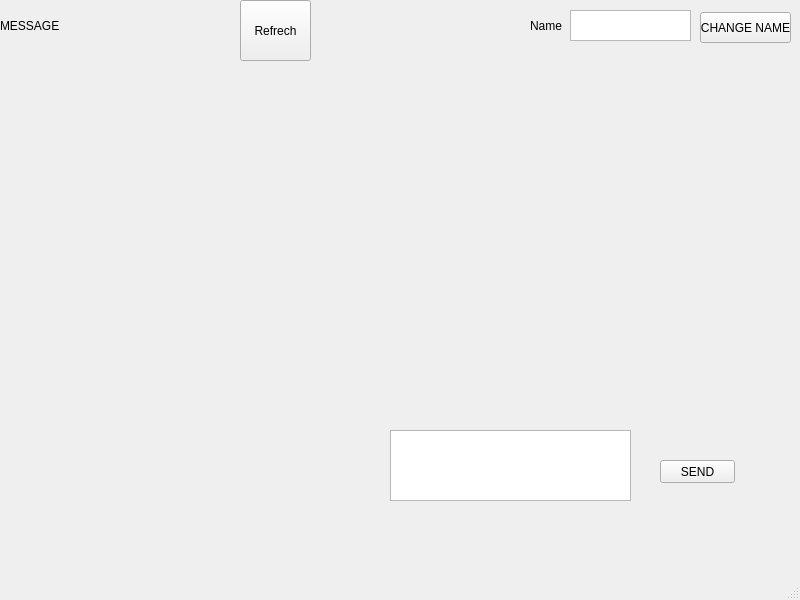
<?xml version="1.0" encoding="UTF-8"?>
<ui version="4.0">
 <class>Client</class>
 <widget class="QMainWindow" name="Client">
  <property name="geometry">
   <rect>
    <x>0</x>
    <y>0</y>
    <width>800</width>
    <height>600</height>
   </rect>
  </property>
  <property name="windowTitle">
   <string>Client</string>
  </property>
  <widget class="QWidget" name="centralwidget">
   <widget class="QPushButton" name="pushButton">
    <property name="geometry">
     <rect>
      <x>660</x>
      <y>460</y>
      <width>75</width>
      <height>23</height>
     </rect>
    </property>
    <property name="text">
     <string>SEND</string>
    </property>
   </widget>
   <widget class="QTextEdit" name="textEdit">
    <property name="geometry">
     <rect>
      <x>390</x>
      <y>430</y>
      <width>241</width>
      <height>71</height>
     </rect>
    </property>
   </widget>
   <widget class="QLabel" name="label_message">
    <property name="geometry">
     <rect>
      <x>0</x>
      <y>20</y>
      <width>191</width>
      <height>121</height>
     </rect>
    </property>
    <property name="text">
     <string/>
    </property>
   </widget>
   <widget class="QLabel" name="label_dernier">
    <property name="geometry">
     <rect>
      <x>0</x>
      <y>140</y>
      <width>191</width>
      <height>121</height>
     </rect>
    </property>
    <property name="text">
     <string/>
    </property>
   </widget>
   <widget class="QPushButton" name="pushButton_2">
    <property name="geometry">
     <rect>
      <x>240</x>
      <y>0</y>
      <width>71</width>
      <height>61</height>
     </rect>
    </property>
    <property name="text">
     <string>Refrech</string>
    </property>
   </widget>
   <widget class="QTextEdit" name="textEdit_2">
    <property name="geometry">
     <rect>
      <x>570</x>
      <y>10</y>
      <width>121</width>
      <height>31</height>
     </rect>
    </property>
   </widget>
   <widget class="QPushButton" name="pushButton_3">
    <property name="geometry">
     <rect>
      <x>700</x>
      <y>12</y>
      <width>91</width>
      <height>31</height>
     </rect>
    </property>
    <property name="text">
     <string>CHANGE NAME</string>
    </property>
   </widget>
   <widget class="QLabel" name="label">
    <property name="geometry">
     <rect>
      <x>530</x>
      <y>10</y>
      <width>71</width>
      <height>31</height>
     </rect>
    </property>
    <property name="text">
     <string>Name</string>
    </property>
   </widget>
   <widget class="QLabel" name="label_2">
    <property name="geometry">
     <rect>
      <x>0</x>
      <y>10</y>
      <width>71</width>
      <height>31</height>
     </rect>
    </property>
    <property name="text">
     <string>MESSAGE</string>
    </property>
   </widget>
  </widget>
  <widget class="QMenuBar" name="menubar">
   <property name="geometry">
    <rect>
     <x>0</x>
     <y>0</y>
     <width>800</width>
     <height>22</height>
    </rect>
   </property>
  </widget>
  <widget class="QStatusBar" name="statusbar"/>
 </widget>
 <resources/>
 <connections/>
</ui>
